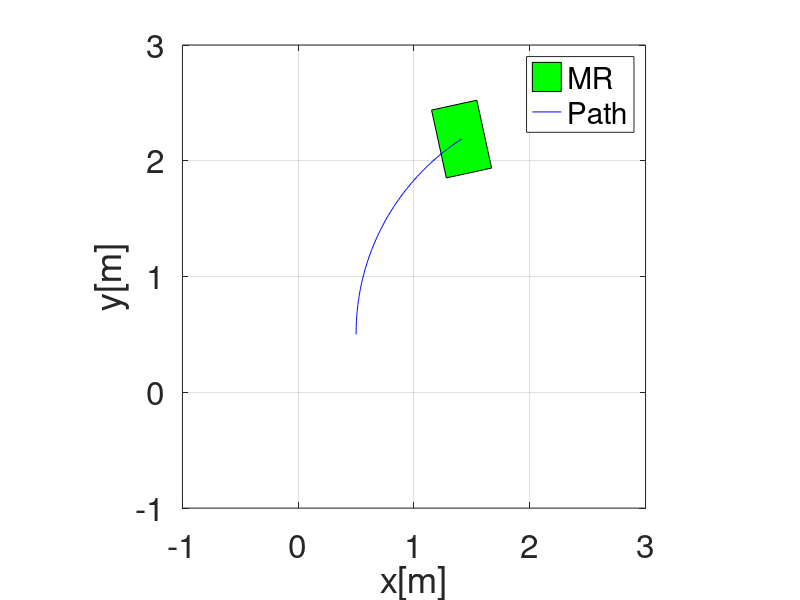

Write MATLAB code to recreate this figure.
clear all; clc; close all;
%% Parameters 
dt = 0.1; % Step size
ts = 10; % Simulation time
t = 0:dt:ts; % Time span


%% Initial conditions
x0 = 0.5;
y0=0.5;
psi0 = pi/4;

eta0=[x0;y0;psi0];
eta(:,1) = eta0;


for i = 1:length(t)
    psi = eta(3,i); % current orientation in rad

    J_psi = [cos(psi), -sin(psi),0; 
              sin(psi), cos(psi), 0;
              0, 0 , 1];

%% Desired states (Generalized coordinates)
    eta_d = [2-2*cos(0.1*t(i));2*sin(0.1*t(i));0.1*t(i)];
    eta_d_dot = [2*0.1*sin(0.1*t(i));2*0.1*cos(0.1*t(i));0.1];

    %% Vector of velocity input commands
    zeta(:,i) = inv(J_psi) * eta_d_dot;

    % Time derivative of generalized coordinates 
    eta_dot(:,i) = J_psi * zeta(:,i);

%% Position propagation using Euler method
    eta(:,i+1) = eta(:,i) + dt*eta_dot(:,i); % State update
end     
%% Mobile robot animation
l = 0.6; %length of the mobile robot
w = 0.4; %width of the mobile robot

mr_co = [-l/2, l/2, l/2, -l/2, -l/2;
         -w/2, -w/2, w/2, w/2, -w/2;];

figure
for i = 1:length(t)
    psi = eta(3,i); % current orientation in rad
    R_psi = [cos(psi), -sin(psi); 
               sin(psi), cos(psi);];
    v_pos = R_psi * mr_co;

    fill(v_pos(1,:)+eta(1,i),v_pos(2,:)+eta(2,i),'g')
    hold on, grid on; 
    axis([-1 3 -1 3]), axis square
    plot(eta(1,1:i),eta(2,1:i),'b-');
    legend('MR', 'Path'), set(gca, 'fontsize',24)
    xlabel('x[m]'); ylabel('y[m]');
    pause(0.1); hold off
end     
